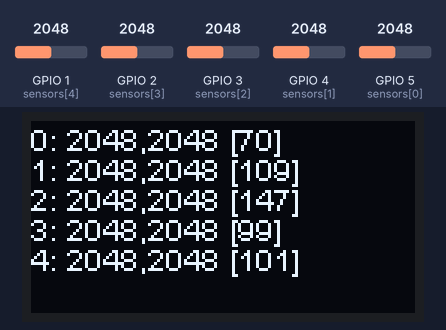
The sketch below on a simulated ESP32. Shown: 128×64 one-colour display. Inputs (shaded band) come from the test bench; at power-on: GPIO 1 (sensors[4]) = 2048, GPIO 2 (sensors[3]) = 2048, GPIO 3 (sensors[2]) = 2048, GPIO 4 (sensors[1]) = 2048, GPIO 5 (sensors[0]) = 2048.

Above: at 1.2 s.
1.3 s: GPIO 1 (sensors[4]) set to 2340
At 2.3 s:
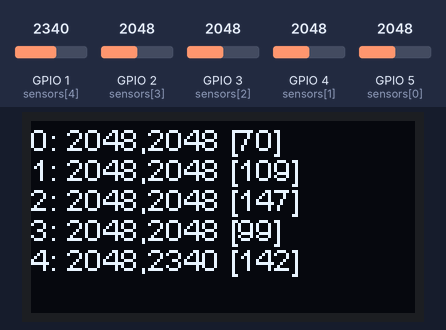
2.9 s: GPIO 2 (sensors[3]) set to 2340
At 3.7 s:
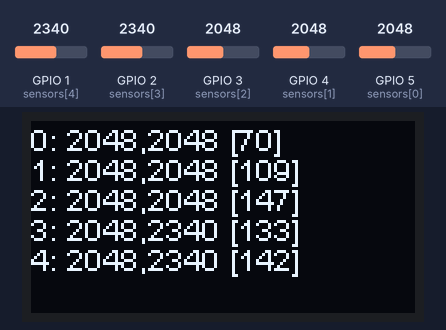
4.5 s: GPIO 3 (sensors[2]) set to 2340
At 5.1 s:
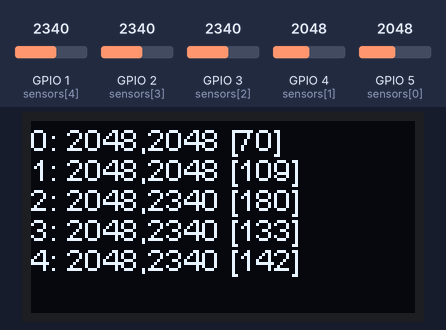
6.1 s: GPIO 4 (sensors[1]) set to 2340
At 7.4 s:
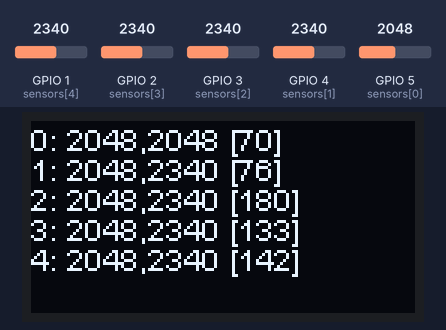
7.7 s: GPIO 5 (sensors[0]) set to 2340
At 9.0 s:
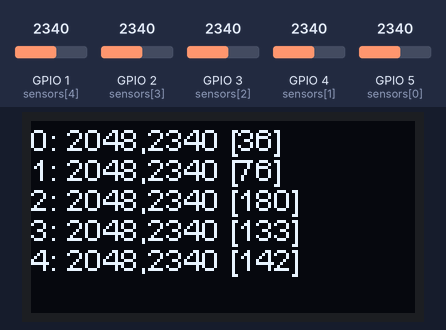
9.3 s: GPIO 1 (sensors[4]) set to 2260
At 10.4 s:
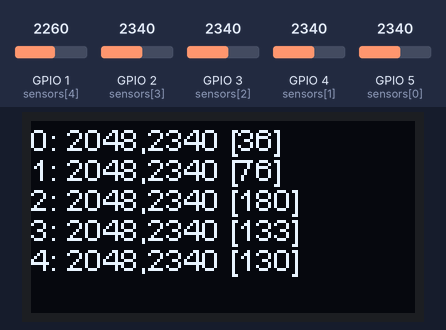
Timing chart, 0 to 11.9 s (numbered marks = the images above; inputs shaded):
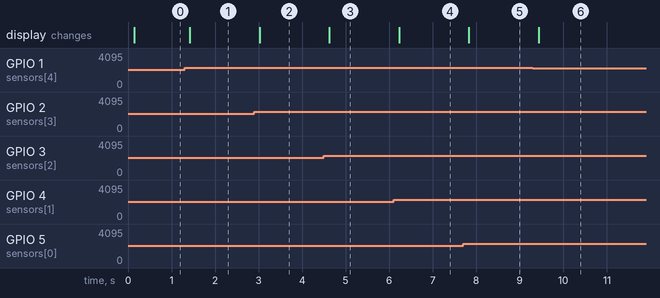

The sketch:

FlexSensorGlove.ino
```cpp
#include <WiFi.h>
#include "heltec.h"
#include "text_scrolls.h"
#include <WiFiClient.h>
#include <WiFiAP.h>

const char* ssid = "mustang2";      // Change this to your WiFi SSID
const char* password = "password";  // Change this to your WiFi password

// Recommended PWM GPIO pins on the ESP32 include 2,4,12-19,21-23,25-27,32-33
int ADC_Max = 4096;  // This is the default ADC max value on the ESP32 (12 bit ADC width);
                     // this width can be set (in low-level oode) from 9-12 bits, for a
                     // a range of max values of 512-4096
//refrence nums: int flex_Min = 2048; int flex_Max = 2600;

int flex_Min = 1000;
int flex_Max = 2300;

int sensors[5] = { 5, 4, 3, 2, 1 };
int vals[5] = { 0, 0, 0, 0, 0 };
int rawVals[5] = { 0, 0, 0, 0, 0 };
int prevVals[5] = { 0, 0, 0, 0, 0 };
int minRaw[5] = { 1102, 1416, 1186, 1191, 1317 };  //1215, 1227, 1259, 1481, 2227
int maxRaw[5] = { 2643, 3001, 2239, 2745, 2613 };  //2650, 2437, 2515, 2698, 4095

void setup() {
  Serial.begin(115200);
  Heltec.begin(true /*DisplayEnable Enable*/, false /*LoRa Enable*/, true /*Serial Enable*/);
  Heltec.display->setTextAlignment(TEXT_ALIGN_LEFT);
  Heltec.display->setFont(ArialMT_Plain_10);
  for (int i = 0; i < 5; i++) {
    vals[i] = rawVals[i] = 0;
    prevVals[i] = -11;
  }

  print("Done with set up");
}

void debugPrint(int sensorNum, int reading) {
  char buf[256];
  sprintf(buf, "Snr %d reading = [%d]", sensorNum, reading);
  print(buf);
}

void rawDebugPrint(int sensorNum, int rawReading) {
  char buf[256];
  sprintf(buf, "Snr %d RawRead = [%d]", sensorNum, rawReading);
  print(buf);
}

void minMaxDebugPrint(int sensorNum, int min, int max) {
  char buf[256];
  sprintf(buf, "Snr%d Min[%d] Max[%d]", sensorNum, min, max);
  print(buf);
}

long ourMap(long x, long in_min, long in_max, long out_min, long out_max) {
  const long run = in_max - in_min;
  if (run == 0) {
    log_e("ourMap(): Invalid input range, min == max");
    return -1;  // AVR returns -1, SAM returns 0
  }
  const long rise = out_max - out_min;
  const long delta = x - in_min;
  long result = (delta * rise) / run + out_min;
  result = min(out_max, result);
  result = max(out_min, result);
  return result;
}

int minRawSeen[5] = { 4096, 4096, 4096, 4096, 4096 };  //1215, 1227, 1259, 1481, 2227
int maxRawSeen[5] = { 0, 0, 0, 0, 0 };                 //2650, 2437, 2515, 2698, 4095

void minMaxDebugPrint() {
  char buf[256];
  Heltec.display->clear();
  for (int i = 0; i < 5; ++i) {
    sprintf(buf, "%d: %d,%d [%d]", i, minRawSeen[i], maxRawSeen[i], vals[i]);
    Heltec.display->drawString(0, i * 10, buf);
  }
  Heltec.display->display();
}

void loop() {
  for (int i = 0; i < 5; i++) {
    vals[i] = rawVals[i] = analogRead(sensors[i]);
    vals[i] = ourMap(vals[i], minRaw[i], maxRaw[i], 0, 180);  // scale it to use it with the servo (value between 0 and 180)

    minRawSeen[i] = (rawVals[i] < minRawSeen[i]) ? rawVals[i] : minRawSeen[i];
    maxRawSeen[i] = (rawVals[i] > maxRawSeen[i]) ? rawVals[i] : maxRawSeen[i];
  }

  for (int i = 0; i < 5; i++) {
    if (i == 0 || i == 1) {  // i is reffring to the servo number
      vals[i] = 180 - vals[i];
    }
    if (vals[i] >= (prevVals[i] + 10) || vals[i] <= (prevVals[i] - 10)) {
      prevVals[i] = vals[i];
      // debugPrint(i, vals[i]);
    }
  }

  delay(100);
  minMaxDebugPrint();
}
```

text_scrolls.h
```cpp
/*
 * HelTec Dev boards OLED string buffer example.
 */
#ifndef _TEXT_SCROLLS_H
#define _TEXT_SCROLLS_H

#include "Arduino.h"
#include "heltec.h"

const int SCREEN_SIZE = 6;

unsigned int numLines = 0;
String *lineBuffer[SCREEN_SIZE];

void clearBuffer() {
  for (int i=0; i<numLines; ++i)
    delete lineBuffer[i];
  numLines = 0;
}

void print(const char * line) {
  if (numLines == SCREEN_SIZE) {
    delete lineBuffer[0];
    for (int i=1; i<numLines; ++i)
      lineBuffer[i - 1] = lineBuffer[i];
    lineBuffer[SCREEN_SIZE - 1] = new String(line);
  }
  else {
    lineBuffer[numLines++] = new String(line);
  }

  Heltec.display->clear();
  for (int i=0; i<numLines; ++i)
    Heltec.display->drawString(0, i * 10, lineBuffer[i]->c_str());
  Heltec.display->display();
}

void print(const String& s) {
  print(s.c_str());
}

#endif // _TEXT_SCROLLS_H
```

Measured:
- after the input at 1.3 s, the display: changes after 0.12 s (image 1)
- after the input at 2.9 s, the display: changes after 0.12 s (image 2)
- after the input at 4.5 s, the display: changes after 0.13 s (image 3)
- after the input at 6.1 s, the display: changes after 0.13 s (image 4)
- after the input at 7.7 s, the display: changes after 0.13 s (image 5)
- after the input at 9.3 s, the display: changes after 0.14 s (image 6)
